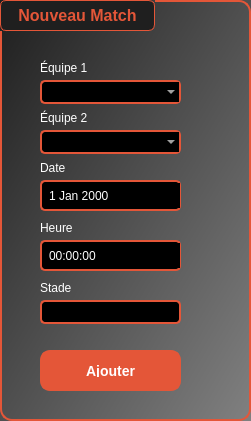
       <widget class="QGroupBox" name="groupBox_4">
        <property name="geometry">
         <rect>
          <x>10</x>
          <y>0</y>
          <width>251</width>
          <height>421</height>
         </rect>
        </property>
        <property name="styleSheet">
         <string notr="true">QGroupBox {
    border: 2px solid #E45638;
    border-radius: 12px;
    padding: 20px;
    background: qlineargradient(x1: 0, y1: 0, x2: 1, y2: 1, stop: 0 #1f1f1f, stop: 1 #808080);
    font-size: 16px;
    font-weight: bold;
    color: #ffffff;
}

QGroupBox:hover {
    border: 2px solid #D14829;
    background: qlineargradient(x1: 0, y1: 0, x2: 1, y2: 1, stop: 0 #D14829, stop: 1 #808080);
}

QGroupBox::title {
    color: #E45638;
    background: #1f1f1f;
    border-radius: 6px;
    border: 1px solid #E45638;
    padding: 5px 15px;
}</string>
        </property>
        <property name="title">
         <string>Nouveau Match</string>
        </property>
        <widget class="QComboBox" name="equipe1">
         <property name="geometry">
          <rect>
           <x>40</x>
           <y>80</y>
           <width>141</width>
           <height>24</height>
          </rect>
         </property>
         <property name="styleSheet">
          <string notr="true">QComboBox {
    color: rgb(255, 255, 255);
    border: 2px solid #E45638;
    background-color: rgb(0, 0, 0);
    border-radius: 5px;
    padding: 5px;
}</string>
         </property>
        </widget>
        <widget class="QComboBox" name="equipe2">
         <property name="geometry">
          <rect>
           <x>40</x>
           <y>130</y>
           <width>141</width>
           <height>24</height>
          </rect>
         </property>
         <property name="styleSheet">
          <string notr="true">QComboBox {
    color: rgb(255, 255, 255);
    border: 2px solid #E45638;
    background-color: rgb(0, 0, 0);
    border-radius: 5px;
    padding: 5px;
}</string>
         </property>
        </widget>
        <widget class="QDateEdit" name="dateMatch">
         <property name="geometry">
          <rect>
           <x>40</x>
           <y>180</y>
           <width>141</width>
           <height>31</height>
          </rect>
         </property>
         <property name="styleSheet">
          <string notr="true">QDateEdit {
    color: rgb(255, 255, 255);
    border: 2px solid #E45638;
    background-color: rgb(0, 0, 0);
    border-radius: 5px;
    padding: 5px;
}</string>
         </property>
        </widget>
        <widget class="QTimeEdit" name="heureMatch">
         <property name="geometry">
          <rect>
           <x>40</x>
           <y>240</y>
           <width>141</width>
           <height>31</height>
          </rect>
         </property>
         <property name="styleSheet">
          <string notr="true">QTimeEdit {
    color: rgb(255, 255, 255);
    border: 2px solid #E45638;
    background-color: rgb(0, 0, 0);
    border-radius: 5px;
    padding: 5px;
}</string>
         </property>
        </widget>
        <widget class="QLineEdit" name="stade">
         <property name="geometry">
          <rect>
           <x>40</x>
           <y>300</y>
           <width>141</width>
           <height>24</height>
          </rect>
         </property>
         <property name="styleSheet">
          <string notr="true">QLineEdit {
    color: rgb(255, 255, 255);
    border: 2px solid #E45638;
    background-color: rgb(0, 0, 0);
    border-radius: 5px;
    padding: 5px;
}</string>
         </property>
        </widget>
        <widget class="QPushButton" name="ajouterMatch">
         <property name="geometry">
          <rect>
           <x>40</x>
           <y>350</y>
           <width>141</width>
           <height>41</height>
          </rect>
         </property>
         <property name="styleSheet">
          <string notr="true">QPushButton {
    background-color: #E45638;
    color: white;
    border: 2px solid #E45638;
    border-radius: 10px;
    padding: 12px 24px;
    font-size: 14px;
    font-weight: bold;
}

QPushButton:hover {
    background-color: #D14829;
    border: 2px solid #D14829;
}

QPushButton:pressed {
    background-color: #B23A24;
    border: 2px solid #B23A24;
}</string>
         </property>
         <property name="text">
          <string>Ajouter</string>
         </property>
        </widget>
        <widget class="QLabel" name="label1">
         <property name="geometry">
          <rect>
           <x>40</x>
           <y>60</y>
           <width>141</width>
           <height>16</height>
          </rect>
         </property>
         <property name="styleSheet">
          <string notr="true">background-color: transparent;
color: white;</string>
         </property>
         <property name="text">
          <string>Équipe 1</string>
         </property>
        </widget>
        <widget class="QLabel" name="label2">
         <property name="geometry">
          <rect>
           <x>40</x>
           <y>110</y>
           <width>141</width>
           <height>16</height>
          </rect>
         </property>
         <property name="styleSheet">
          <string notr="true">background-color: transparent;
color: white;</string>
         </property>
         <property name="text">
          <string>Équipe 2</string>
         </property>
        </widget>
        <widget class="QLabel" name="label3">
         <property name="geometry">
          <rect>
           <x>40</x>
           <y>160</y>
           <width>141</width>
           <height>16</height>
          </rect>
         </property>
         <property name="styleSheet">
          <string notr="true">background-color: transparent;
color: white;</string>
         </property>
         <property name="text">
          <string>Date</string>
         </property>
        </widget>
        <widget class="QLabel" name="label4">
         <property name="geometry">
          <rect>
           <x>40</x>
           <y>220</y>
           <width>141</width>
           <height>16</height>
          </rect>
         </property>
         <property name="styleSheet">
          <string notr="true">background-color: transparent;
color: white;</string>
         </property>
         <property name="text">
          <string>Heure</string>
         </property>
        </widget>
        <widget class="QLabel" name="label5">
         <property name="geometry">
          <rect>
           <x>40</x>
           <y>280</y>
           <width>141</width>
           <height>16</height>
          </rect>
         </property>
         <property name="styleSheet">
          <string notr="true">background-color: transparent;
color: white;</string>
         </property>
         <property name="text">
          <string>Stade</string>
         </property>
        </widget>
       </widget>
